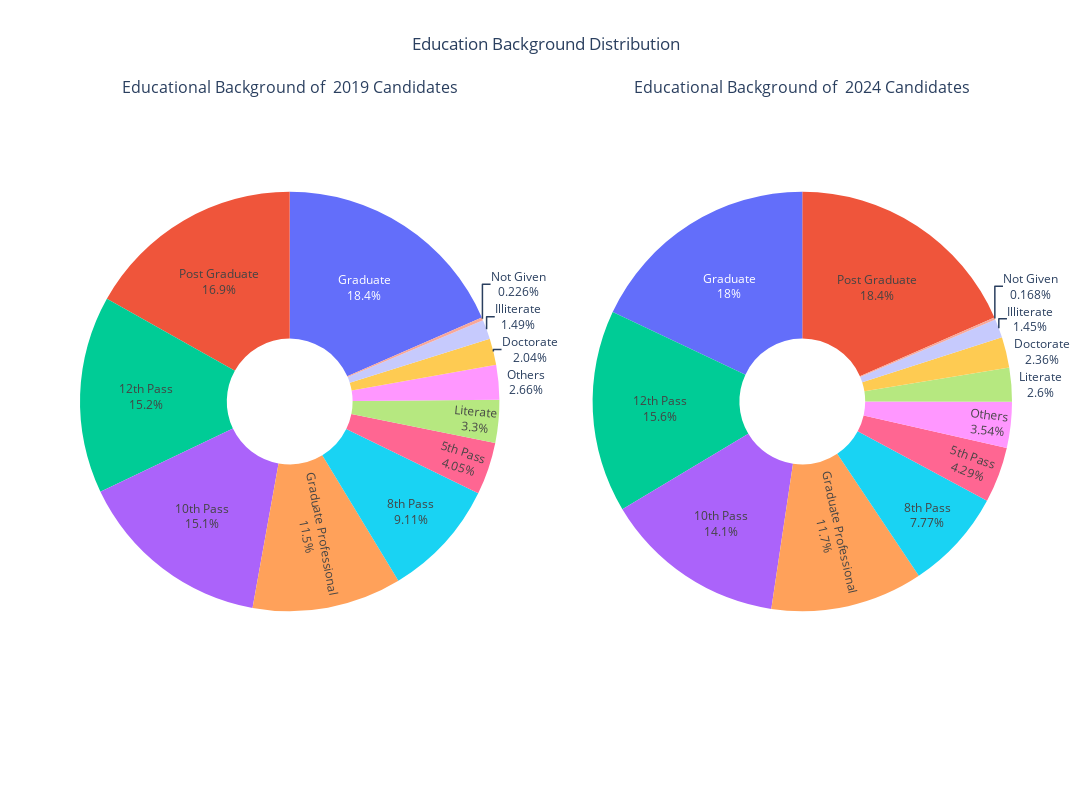

Here is the notebook cell this chart was saved with:
### Markdown cell above
#### Distribution of educational backgrounds of all candidates from both years

### Code cell
data_2019 = cand_bg[cand_bg['year'] == 2019]['education'].value_counts(normalize=True) * 100
data_2024 = cand_bg[cand_bg['year'] == 2024]['education'].value_counts(normalize=True) * 100

# Create subplots for the two years
fig = make_subplots(
rows=1, cols=2, 
specs=[[{'type': 'domain'}, {'type': 'domain'}]], 
subplot_titles=['Educational Background of  2019 Candidates', 'Educational Background of  2024 Candidates']
)

# Add pie chart for 2019
fig.add_trace(
go.Pie(
labels=data_2019.index,
values=data_2019.values,
name='2019',
hole=0.3,
textinfo='percent+label'
),
row=1, col=1
)

# Add pie chart for 2024
fig.add_trace(
go.Pie(
labels=data_2024.index,
values=data_2024.values,
name='2024',
hole=0.3,
textinfo='percent+label'
),
row=1, col=2
)

# Update the layout
fig.update_layout(
title_text='Education Background Distribution',
title_x=0.5,  # Center the title
showlegend=False,  # Hide legends for better clarity
width=1500,  # Set the width of the figure
height=800,  # Set the height of the figure
)

# Show the figure
fig.show()

### Figure 1 — Plotly figure (JSON) as saved in the notebook; plotly's stock layout.template omitted (floating-point values rounded to 4 significant figures)
{"data": [{"domain": {"x": [0, 0.45], "y": [0, 1]}, "hole": 0.3, "labels": ["Graduate", "Post Graduate", "12th Pass", "10th Pass", "Graduate Professional", "8th Pass", "5th Pass", "Literate", "Others", "Doctorate", "Illiterate", "Not Given"], "name": "2019", "textinfo": "percent+label", "type": "pie", "values": [18.44, 16.85, 15.23, 15.08, 11.51, 9.113, 4.05, 3.304, 2.665, 2.038, 1.492, 0.2265]}, {"domain": {"x": [0.55, 1], "y": [0, 1]}, "hole": 0.3, "labels": ["Post Graduate", "Graduate", "12th Pass", "10th Pass", "Graduate Professional", "8th Pass", "5th Pass", "Others", "Literate", "Doctorate", "Illiterate", "Not Given"], "name": "2024", "textinfo": "percent+label", "type": "pie", "values": [18.43, 17.98, 15.6, 14.06, 11.74, 7.772, 4.294, 3.538, 2.603, 2.363, 1.451, 0.1679]}], "layout": {"annotations": [{"font": {"size": 16}, "showarrow": false, "text": "Educational Background of  2019 Candidates", "x": 0.225, "xanchor": "center", "xref": "paper", "y": 1, "yanchor": "bottom", "yref": "paper"}, {"font": {"size": 16}, "showarrow": false, "text": "Educational Background of  2024 Candidates", "x": 0.775, "xanchor": "center", "xref": "paper", "y": 1, "yanchor": "bottom", "yref": "paper"}], "height": 800, "showlegend": false, "title": {"text": "Education Background Distribution", "x": 0.5}, "width": 1500}}
